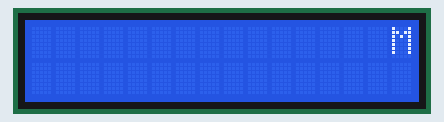
This sketch was run on a simulated Arduino Uno, built with avr-gcc and run on an emulated ATmega328P. Shown: 16×2 character LCD.

Above: at 0.38 s.
At 1.38 s:
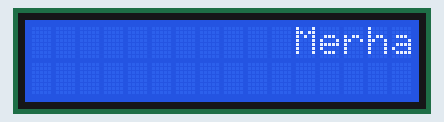
At 2.38 s:
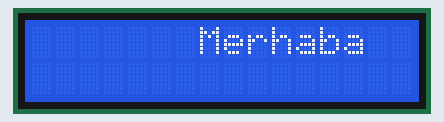
At 4.38 s:
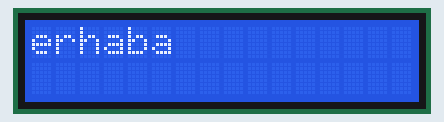
At 4.88 s:
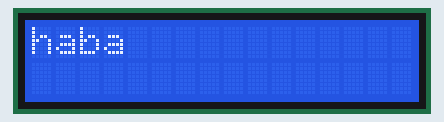
At 5.62 s:
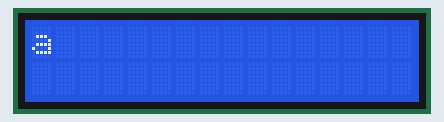

The sketch:

004_Lcd_Ekran_2x16_I2C_Kayan_Yazi.ino
```cpp
/*
  PROJE: I2C LCD Kayan Yazi Uygulaması
  ********************************************
  GELİŞTİRME KARTI: Arduino UNO
  ********************************************
  KULLANILAN KÜTÜPHANE:
  "LiquidCrystal_I2C" by Frank de Brabander
  ******************************************************************************
  LCD ÖZELLİKLERİ:
  16x2 I2C LCD
  I2C Adresi: 0x27
  ******************************************************************************
  BAĞLANTI:
  VCC  -> 5V
  GND  -> GND
  SDA  -> A4
  SCL  -> A5
  ******************************************************************************
  AÇIKLAMA:
  LCD ekranın ilk satırında "Merhaba" Sağdan Sola kayar.
  ******************************************************************************
*/

#include <LiquidCrystal_I2C.h>

LiquidCrystal_I2C lcd(0x27, 16, 2);

// LCD özellikleri
const int LCD_SUTUN = 16;
const int LCD_SATIR = 2;

// Kaydırılacak metin
const char METIN[] = "Merhaba";
const int METIN_UZUNLUK = sizeof(METIN) - 1;

// Animasyon ayarları
const unsigned long KAYMA_SURESI = 250;

// Zaman ve animasyon değişkenleri
unsigned long oncekiZaman = 0;
int adim = 0;

const int TOPLAM_ADIM = LCD_SUTUN + METIN_UZUNLUK;

void setup() {
  lcd.init();
  lcd.backlight();
  lcd.clear();
}

void loop() {

  unsigned long simdikiZaman = millis();

  if (simdikiZaman - oncekiZaman >= KAYMA_SURESI) {

    oncekiZaman = simdikiZaman;

    lcd.clear();

    int konum = LCD_SUTUN - 1 - adim;
    int baslangic = 0;

    // Yazı ekranın solundan çıkmaya başladıysa
    if (konum < 0) {
      baslangic = -konum;
      konum = 0;
    }

    lcd.setCursor(konum, 0);
    lcd.print(METIN + baslangic); //pointer: METIN dizisinin başlangıç adresine baslangic kadar ilerliyoruz.

    adim++;

    // Animasyonu yeniden başlat
    if (adim >= TOPLAM_ADIM) {
      adim = 0;
    }
  }
}
```

Measured:
- by itself, everything shown: repeats every 5.8 s, in 23 steps
